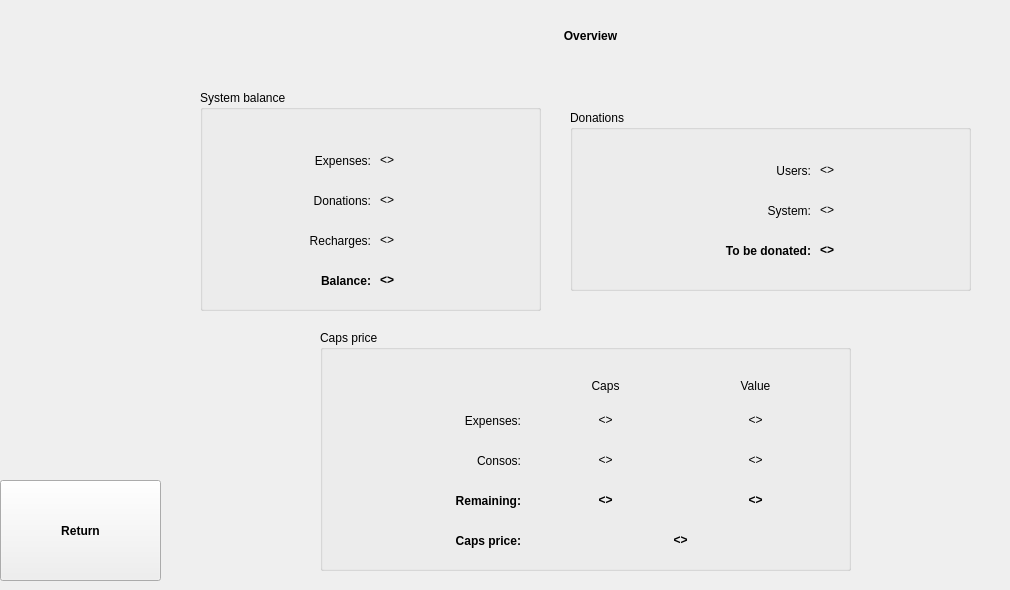
    <widget class="QWidget" name="overview_panel">
     <widget class="QPushButton" name="overview_return_pushButton">
      <property name="geometry">
       <rect>
        <x>0</x>
        <y>480</y>
        <width>161</width>
        <height>101</height>
       </rect>
      </property>
      <property name="font">
       <font>
        <weight>75</weight>
        <bold>true</bold>
       </font>
      </property>
      <property name="text">
       <string>Return</string>
      </property>
     </widget>
     <widget class="QLabel" name="expenses_label_5">
      <property name="geometry">
       <rect>
        <x>180</x>
        <y>20</y>
        <width>821</width>
        <height>31</height>
       </rect>
      </property>
      <property name="font">
       <font>
        <weight>75</weight>
        <bold>true</bold>
       </font>
      </property>
      <property name="text">
       <string>Overview</string>
      </property>
      <property name="alignment">
       <set>Qt::AlignCenter</set>
      </property>
     </widget>
     <widget class="QGroupBox" name="groupBox">
      <property name="geometry">
       <rect>
        <x>200</x>
        <y>90</y>
        <width>341</width>
        <height>221</height>
       </rect>
      </property>
      <property name="title">
       <string>System balance</string>
      </property>
      <widget class="QLabel" name="label_28">
       <property name="geometry">
        <rect>
         <x>10</x>
         <y>50</y>
         <width>161</width>
         <height>41</height>
        </rect>
       </property>
       <property name="text">
        <string>Expenses:</string>
       </property>
       <property name="alignment">
        <set>Qt::AlignRight|Qt::AlignTrailing|Qt::AlignVCenter</set>
       </property>
      </widget>
      <widget class="QLabel" name="label_30">
       <property name="geometry">
        <rect>
         <x>10</x>
         <y>90</y>
         <width>161</width>
         <height>41</height>
        </rect>
       </property>
       <property name="text">
        <string>Donations:</string>
       </property>
       <property name="alignment">
        <set>Qt::AlignRight|Qt::AlignTrailing|Qt::AlignVCenter</set>
       </property>
      </widget>
      <widget class="QLabel" name="label_31">
       <property name="geometry">
        <rect>
         <x>10</x>
         <y>130</y>
         <width>161</width>
         <height>41</height>
        </rect>
       </property>
       <property name="text">
        <string>Recharges:</string>
       </property>
       <property name="alignment">
        <set>Qt::AlignRight|Qt::AlignTrailing|Qt::AlignVCenter</set>
       </property>
      </widget>
      <widget class="QLabel" name="overview_sysBal_expenses_label">
       <property name="geometry">
        <rect>
         <x>180</x>
         <y>50</y>
         <width>151</width>
         <height>41</height>
        </rect>
       </property>
       <property name="font">
        <font>
         <weight>50</weight>
         <bold>false</bold>
        </font>
       </property>
       <property name="text">
        <string>&lt;&gt;</string>
       </property>
       <property name="alignment">
        <set>Qt::AlignLeading|Qt::AlignLeft|Qt::AlignVCenter</set>
       </property>
      </widget>
      <widget class="QLabel" name="overview_sysBal_donations_label">
       <property name="geometry">
        <rect>
         <x>180</x>
         <y>90</y>
         <width>151</width>
         <height>41</height>
        </rect>
       </property>
       <property name="font">
        <font>
         <weight>50</weight>
         <bold>false</bold>
        </font>
       </property>
       <property name="text">
        <string>&lt;&gt;</string>
       </property>
       <property name="alignment">
        <set>Qt::AlignLeading|Qt::AlignLeft|Qt::AlignVCenter</set>
       </property>
      </widget>
      <widget class="QLabel" name="overview_sysBal_recharges_label">
       <property name="geometry">
        <rect>
         <x>180</x>
         <y>130</y>
         <width>151</width>
         <height>41</height>
        </rect>
       </property>
       <property name="font">
        <font>
         <weight>50</weight>
         <bold>false</bold>
        </font>
       </property>
       <property name="text">
        <string>&lt;&gt;</string>
       </property>
       <property name="alignment">
        <set>Qt::AlignLeading|Qt::AlignLeft|Qt::AlignVCenter</set>
       </property>
      </widget>
      <widget class="QLabel" name="label_32">
       <property name="geometry">
        <rect>
         <x>10</x>
         <y>170</y>
         <width>161</width>
         <height>41</height>
        </rect>
       </property>
       <property name="font">
        <font>
         <weight>75</weight>
         <bold>true</bold>
        </font>
       </property>
       <property name="text">
        <string>Balance:</string>
       </property>
       <property name="alignment">
        <set>Qt::AlignRight|Qt::AlignTrailing|Qt::AlignVCenter</set>
       </property>
      </widget>
      <widget class="QLabel" name="overview_sysBal_balance_label">
       <property name="geometry">
        <rect>
         <x>180</x>
         <y>170</y>
         <width>151</width>
         <height>41</height>
        </rect>
       </property>
       <property name="font">
        <font>
         <weight>75</weight>
         <bold>true</bold>
        </font>
       </property>
       <property name="text">
        <string>&lt;&gt;</string>
       </property>
       <property name="alignment">
        <set>Qt::AlignLeading|Qt::AlignLeft|Qt::AlignVCenter</set>
       </property>
      </widget>
     </widget>
     <widget class="QGroupBox" name="groupBox_2">
      <property name="geometry">
       <rect>
        <x>320</x>
        <y>330</y>
        <width>531</width>
        <height>241</height>
       </rect>
      </property>
      <property name="title">
       <string>Caps price</string>
      </property>
      <widget class="QLabel" name="label_23">
       <property name="geometry">
        <rect>
         <x>360</x>
         <y>40</y>
         <width>151</width>
         <height>31</height>
        </rect>
       </property>
       <property name="text">
        <string>Value</string>
       </property>
       <property name="alignment">
        <set>Qt::AlignCenter</set>
       </property>
      </widget>
      <widget class="QLabel" name="label_22">
       <property name="geometry">
        <rect>
         <x>210</x>
         <y>40</y>
         <width>151</width>
         <height>31</height>
        </rect>
       </property>
       <property name="text">
        <string>Caps</string>
       </property>
       <property name="alignment">
        <set>Qt::AlignCenter</set>
       </property>
      </widget>
      <widget class="QLabel" name="overview_caps_expensesValue_label">
       <property name="geometry">
        <rect>
         <x>360</x>
         <y>70</y>
         <width>151</width>
         <height>41</height>
        </rect>
       </property>
       <property name="font">
        <font>
         <weight>50</weight>
         <bold>false</bold>
        </font>
       </property>
       <property name="text">
        <string>&lt;&gt;</string>
       </property>
       <property name="alignment">
        <set>Qt::AlignCenter</set>
       </property>
      </widget>
      <widget class="QLabel" name="overview_caps_remainingValue_label">
       <property name="geometry">
        <rect>
         <x>360</x>
         <y>150</y>
         <width>151</width>
         <height>41</height>
        </rect>
       </property>
       <property name="font">
        <font>
         <weight>75</weight>
         <bold>true</bold>
        </font>
       </property>
       <property name="text">
        <string>&lt;&gt;</string>
       </property>
       <property name="alignment">
        <set>Qt::AlignCenter</set>
       </property>
      </widget>
      <widget class="QLabel" name="overview_caps_consoCaps_label">
       <property name="geometry">
        <rect>
         <x>210</x>
         <y>110</y>
         <width>151</width>
         <height>41</height>
        </rect>
       </property>
       <property name="font">
        <font>
         <weight>50</weight>
         <bold>false</bold>
        </font>
       </property>
       <property name="text">
        <string>&lt;&gt;</string>
       </property>
       <property name="alignment">
        <set>Qt::AlignCenter</set>
       </property>
      </widget>
      <widget class="QLabel" name="label_19">
       <property name="geometry">
        <rect>
         <x>10</x>
         <y>70</y>
         <width>191</width>
         <height>41</height>
        </rect>
       </property>
       <property name="text">
        <string>Expenses:</string>
       </property>
       <property name="alignment">
        <set>Qt::AlignRight|Qt::AlignTrailing|Qt::AlignVCenter</set>
       </property>
      </widget>
      <widget class="QLabel" name="overview_caps_expensesCaps_label">
       <property name="geometry">
        <rect>
         <x>210</x>
         <y>70</y>
         <width>151</width>
         <height>41</height>
        </rect>
       </property>
       <property name="font">
        <font>
         <weight>50</weight>
         <bold>false</bold>
        </font>
       </property>
       <property name="text">
        <string>&lt;&gt;</string>
       </property>
       <property name="alignment">
        <set>Qt::AlignCenter</set>
       </property>
      </widget>
      <widget class="QLabel" name="label_20">
       <property name="geometry">
        <rect>
         <x>10</x>
         <y>110</y>
         <width>191</width>
         <height>41</height>
        </rect>
       </property>
       <property name="text">
        <string>Consos:</string>
       </property>
       <property name="alignment">
        <set>Qt::AlignRight|Qt::AlignTrailing|Qt::AlignVCenter</set>
       </property>
      </widget>
      <widget class="QLabel" name="overview_caps_remainingCaps_label">
       <property name="geometry">
        <rect>
         <x>210</x>
         <y>150</y>
         <width>151</width>
         <height>41</height>
        </rect>
       </property>
       <property name="font">
        <font>
         <weight>75</weight>
         <bold>true</bold>
        </font>
       </property>
       <property name="text">
        <string>&lt;&gt;</string>
       </property>
       <property name="alignment">
        <set>Qt::AlignCenter</set>
       </property>
      </widget>
      <widget class="QLabel" name="overview_caps_consoValue_label">
       <property name="geometry">
        <rect>
         <x>360</x>
         <y>110</y>
         <width>151</width>
         <height>41</height>
        </rect>
       </property>
       <property name="font">
        <font>
         <weight>50</weight>
         <bold>false</bold>
        </font>
       </property>
       <property name="text">
        <string>&lt;&gt;</string>
       </property>
       <property name="alignment">
        <set>Qt::AlignCenter</set>
       </property>
      </widget>
      <widget class="QLabel" name="label_21">
       <property name="geometry">
        <rect>
         <x>10</x>
         <y>150</y>
         <width>191</width>
         <height>41</height>
        </rect>
       </property>
       <property name="font">
        <font>
         <weight>75</weight>
         <bold>true</bold>
        </font>
       </property>
       <property name="text">
        <string>Remaining:</string>
       </property>
       <property name="alignment">
        <set>Qt::AlignRight|Qt::AlignTrailing|Qt::AlignVCenter</set>
       </property>
      </widget>
      <widget class="QLabel" name="label_27">
       <property name="geometry">
        <rect>
         <x>10</x>
         <y>190</y>
         <width>191</width>
         <height>41</height>
        </rect>
       </property>
       <property name="font">
        <font>
         <weight>75</weight>
         <bold>true</bold>
        </font>
       </property>
       <property name="text">
        <string>Caps price:</string>
       </property>
       <property name="alignment">
        <set>Qt::AlignRight|Qt::AlignTrailing|Qt::AlignVCenter</set>
       </property>
      </widget>
      <widget class="QLabel" name="overview_caps_capsPrice_label">
       <property name="geometry">
        <rect>
         <x>280</x>
         <y>190</y>
         <width>161</width>
         <height>41</height>
        </rect>
       </property>
       <property name="font">
        <font>
         <weight>75</weight>
         <bold>true</bold>
        </font>
       </property>
       <property name="text">
        <string>&lt;&gt;</string>
       </property>
       <property name="alignment">
        <set>Qt::AlignCenter</set>
       </property>
      </widget>
     </widget>
     <widget class="QGroupBox" name="groupBox_3">
      <property name="geometry">
       <rect>
        <x>570</x>
        <y>110</y>
        <width>401</width>
        <height>181</height>
       </rect>
      </property>
      <property name="title">
       <string>Donations</string>
      </property>
      <widget class="QLabel" name="label_24">
       <property name="geometry">
        <rect>
         <x>40</x>
         <y>40</y>
         <width>201</width>
         <height>41</height>
        </rect>
       </property>
       <property name="text">
        <string>Users:</string>
       </property>
       <property name="alignment">
        <set>Qt::AlignRight|Qt::AlignTrailing|Qt::AlignVCenter</set>
       </property>
      </widget>
      <widget class="QLabel" name="label_25">
       <property name="geometry">
        <rect>
         <x>40</x>
         <y>80</y>
         <width>201</width>
         <height>41</height>
        </rect>
       </property>
       <property name="text">
        <string>System:</string>
       </property>
       <property name="alignment">
        <set>Qt::AlignRight|Qt::AlignTrailing|Qt::AlignVCenter</set>
       </property>
      </widget>
      <widget class="QLabel" name="label_26">
       <property name="geometry">
        <rect>
         <x>10</x>
         <y>120</y>
         <width>231</width>
         <height>41</height>
        </rect>
       </property>
       <property name="font">
        <font>
         <weight>75</weight>
         <bold>true</bold>
        </font>
       </property>
       <property name="text">
        <string>To be donated:</string>
       </property>
       <property name="alignment">
        <set>Qt::AlignRight|Qt::AlignTrailing|Qt::AlignVCenter</set>
       </property>
      </widget>
      <widget class="QLabel" name="overview_donations_system_label">
       <property name="geometry">
        <rect>
         <x>250</x>
         <y>80</y>
         <width>141</width>
         <height>41</height>
        </rect>
       </property>
       <property name="font">
        <font>
         <weight>50</weight>
         <bold>false</bold>
        </font>
       </property>
       <property name="text">
        <string>&lt;&gt;</string>
       </property>
       <property name="alignment">
        <set>Qt::AlignLeading|Qt::AlignLeft|Qt::AlignVCenter</set>
       </property>
      </widget>
      <widget class="QLabel" name="overview_donations_users_label">
       <property name="geometry">
        <rect>
         <x>250</x>
         <y>40</y>
         <width>141</width>
         <height>41</height>
        </rect>
       </property>
       <property name="font">
        <font>
         <weight>50</weight>
         <bold>false</bold>
        </font>
       </property>
       <property name="text">
        <string>&lt;&gt;</string>
       </property>
       <property name="alignment">
        <set>Qt::AlignLeading|Qt::AlignLeft|Qt::AlignVCenter</set>
       </property>
      </widget>
      <widget class="QLabel" name="overview_donations_tobedonated_label">
       <property name="geometry">
        <rect>
         <x>250</x>
         <y>120</y>
         <width>141</width>
         <height>41</height>
        </rect>
       </property>
       <property name="font">
        <font>
         <weight>75</weight>
         <bold>true</bold>
        </font>
       </property>
       <property name="text">
        <string>&lt;&gt;</string>
       </property>
       <property name="alignment">
        <set>Qt::AlignLeading|Qt::AlignLeft|Qt::AlignVCenter</set>
       </property>
      </widget>
     </widget>
    </widget>
